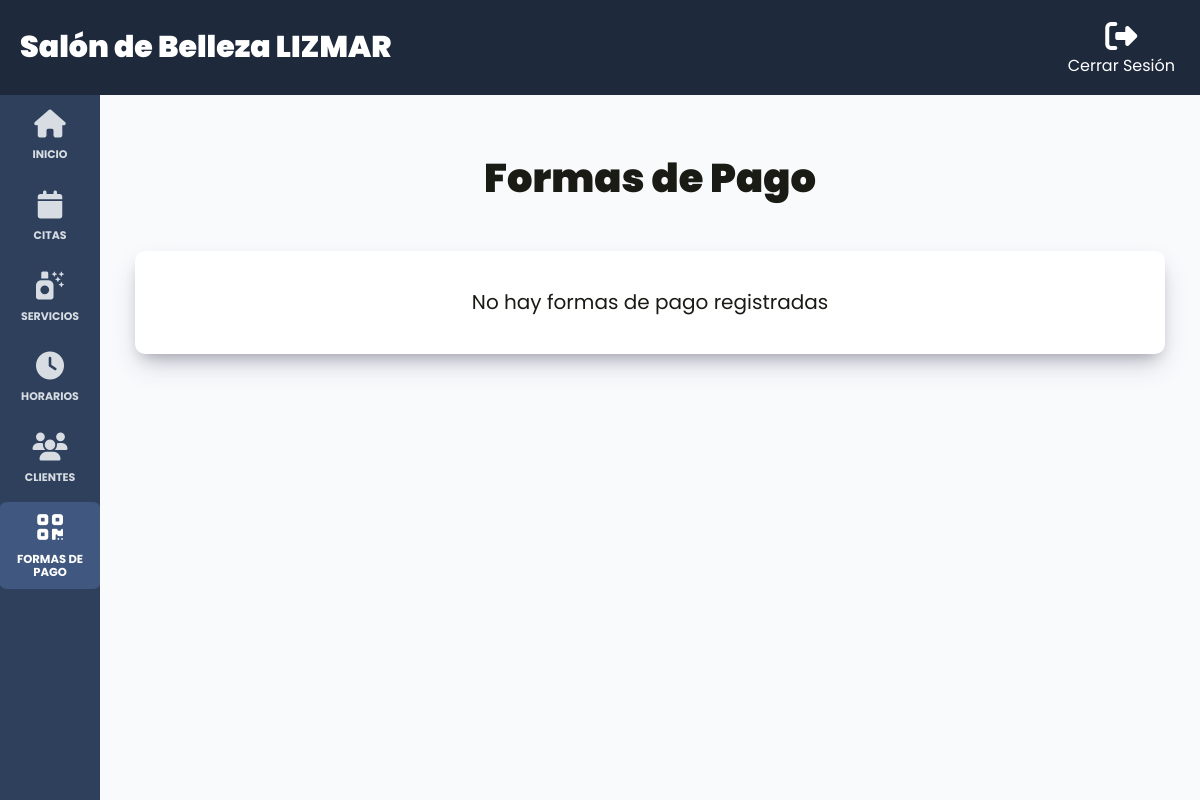
/admin/formas_pagos (signed in), run on an earlier commit of the app's database.
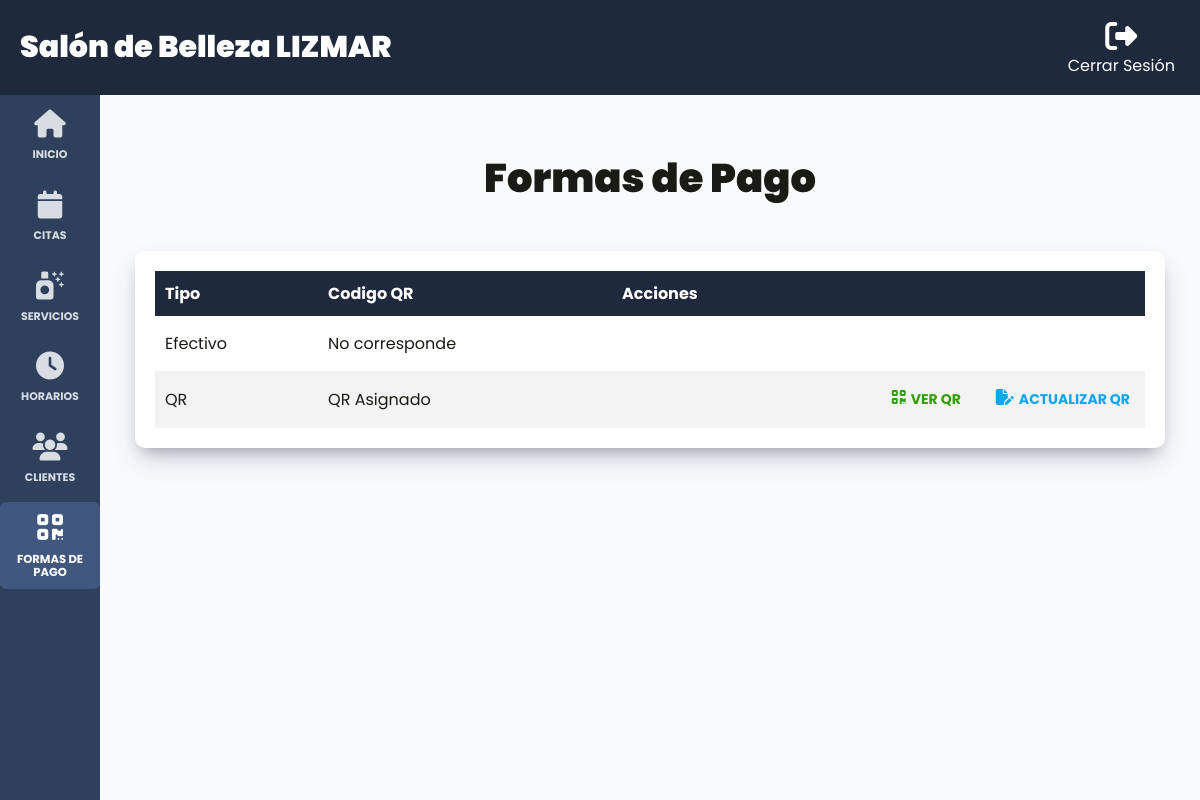
And on a later commit of the database.
### tables this page shows
CREATE TABLE `formaspagos` (
  `id` int NOT NULL AUTO_INCREMENT,
  `tipo` varchar(30) DEFAULT NULL,
  `imagenQR` varchar(100) DEFAULT NULL,
  PRIMARY KEY (`id`)
);

### controllers/FormasPagosController.php (called while the page is built, shortened)
<?php
class FormasPagosController {
    public static function index(Router $router) {
        $formaPagos = FormaPago::all();
        $router->render('admin/formasPagos/index', [
            'formaPagos' => $formaPagos
        ]);
    }
}

### public/index.php (called while the page is built, shortened)
<?php
$router = new Router();
$router->get('/', [LoginController::class, 'login']);
$router->post('/', [LoginController::class, 'login']);
$router->get('/logout', [LoginController::class, 'logout']);
$router->get('/forgot-password', [LoginController::class, 'forgotPassword']);
$router->post('/forgot-password', [LoginController::class, 'forgotPassword']);
$router->get('/reset-password', [LoginController::class, 'resetPassword']);
$router->post('/reset-password', [LoginController::class, 'resetPassword']);
$router->get('/create-account', [LoginController::class, 'createAccount']);
$router->post('/create-account', [LoginController::class, 'createAccount']);
$router->get('/confirm-account', [LoginController::class, 'confirmAccount']);
$router->get('/message', [LoginController::class, 'message']);
$router->get('/cita', [CitaController::class, 'index']);
$router->get('/historial', [CitasController::class, 'showHistorial']);
$router->get('/api/servicios', [APIController::class, 'index']);
$router->get('/api/horarios', [APIController::class, 'showHorarios']);
$router->post('/api/horarios/estado', [APIController::class, 'cambiarEstadoHorarios']);
$router->post('/api/citas', [APIController::class, 'create']);
$router->get('/admin/dashboard', [DashboardController::class, 'index']);
$router->get('/admin/citas', [CitasController::class, 'index']);
$router->get('/admin/clientes', [ClientesController::class, 'index']);
$router->get('/admin/horarios', [HorariosController::class, 'index']);
$router->get('/admin/formas_pagos', [FormasPagosController::class, 'index']);
$router->get('/admin/formas_pagos/actualizar_qr', [FormasPagosController::class, 'update']);
$router->post('/admin/formas_pagos/actualizar_qr', [FormasPagosController::class, 'update']);
$router->get('/admin/servicios', [ServiciosController::class, 'index']);
$router->get('/admin/servicios/crear', [ServiciosController::class, 'create']);
$router->post('/admin/servicios/crear', [ServiciosController::class, 'create']);
$router->get('/admin/servicios/editar', [ServiciosController::class, 'update']);
$router->post('/admin/servicios/editar', [ServiciosController::class, 'update']);
$router->post('/admin/servicios/eliminar', [ServiciosController::class, 'delete']);
$router->comprobarRutas();

### models/ActiveRecord.php (called while the page is built, shortened)
<?php
class ActiveRecord {
    protected static $db;
    protected static $tabla = '';
    public static function setDB($database) {
        self::$db = $database;
    }
    public static function consultarSQL($query) {
        $resultado = self::$db->query($query);
        $array = [];
        while ($registro = $resultado->fetch_assoc()) {
            $array[] = static::crearObjeto($registro);
        }
        return $array;
    }
    protected static function crearObjeto($registro) {
        $objeto = new static;
        foreach ($registro as $key => $value) {
            if (property_exists($objeto, $key)) {
                $objeto->$key = $value;
            }
        }
        return $objeto;
    }
    public static function all() {
        $query = "SELECT * FROM " . static::$tabla;
        $resultado = self::consultarSQL($query);
        return $resultado;
    }
}

### views/admin/formasPagos/index.php (the view, shortened to what the changed rows need)
<h1 class="nombre-pagina">Formas de Pago</h1>
<div class="dashboard__contenedor">
    <?php if (!empty($formaPagos)): ?>
        <table class="table">
            <thead class="table__thead">
                <tr>
                    <th scope="col" class="table__th">Tipo</th>
                    <th scope="col" class="table__th">Codigo QR</th>
                    <th scope="col" class="table__th">Acciones</th>
                </tr>
            </thead>
            <tbody class="table__tbody">
                <?php foreach($formaPagos as $formaPago): ?>
                    <tr class="table__tr">
                        <td class="table__td">
                            <?php echo $formaPago->tipo; ?>
                        </td>
                        <?php if($formaPago->imagenQR != 'No corresponde'): ?>
                            <td class="table__td">
                                QR Asignado
                            </td>
                            <td class="table__td--acciones">
                                <a href="#modal-<?php echo $formaPago->id; ?>" class="table__accion table__accion--ver">
                                    <i class="fa-solid fa-qrcode"></i>
                                    Ver QR
                                </a>
                                <a href="/admin/formas_pagos/actualizar_qr?id=<?php echo $formaPago->id; ?>" class="table__accion table__accion--editar">
                                    <i class="fa-solid fa-file-pen"></i>
                                    Actualizar QR
                                </a>
                            </td>
                            <?php else: ?>
                                <td class="table__td">
                                    <?php echo $formaPago->imagenQR; ?>
                                </td>
                                <td class="table__td--acciones">
                                </td>
                        <?php endif; ?>
                    </tr>
                <?php endforeach; ?>
            </tbody>
        </table>
        <?php else: ?>
            <p class="text-center">No hay formas de pago registradas</p>
    <?php endif; ?>
</div>

What changed in the data, as far as the page shows it:
added formaspagos: tipo "Efectivo", imagenQR "No corresponde"
added formaspagos: tipo "QR"
Also different on the page:
text no longer shown: "No hay formas de pago registradas"
text now shown: "Tipo Codigo QR Acciones"
